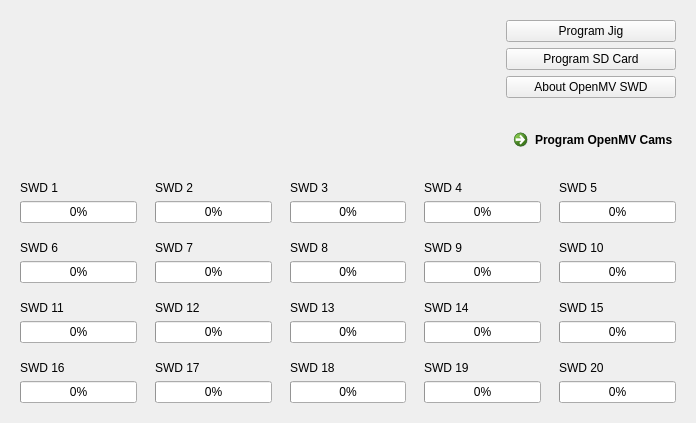
<?xml version="1.0" encoding="UTF-8"?>
<ui version="4.0">
 <class>OpenMVSWD</class>
 <widget class="QDialog" name="OpenMVSWD">
  <property name="geometry">
   <rect>
    <x>0</x>
    <y>0</y>
    <width>694</width>
    <height>414</height>
   </rect>
  </property>
  <property name="windowTitle">
   <string>OpenMV SWD</string>
  </property>
  <layout class="QVBoxLayout" name="verticalLayout">
   <property name="spacing">
    <number>0</number>
   </property>
   <item>
    <widget class="QWidget" name="top" native="true">
     <layout class="QHBoxLayout" name="horizontalLayout">
      <property name="spacing">
       <number>0</number>
      </property>
      <property name="leftMargin">
       <number>0</number>
      </property>
      <property name="topMargin">
       <number>0</number>
      </property>
      <property name="rightMargin">
       <number>0</number>
      </property>
      <property name="bottomMargin">
       <number>0</number>
      </property>
      <item>
       <widget class="QLabel" name="openmv">
        <property name="minimumSize">
         <size>
          <width>486</width>
          <height>144</height>
         </size>
        </property>
        <property name="maximumSize">
         <size>
          <width>486</width>
          <height>144</height>
         </size>
        </property>
        <property name="pixmap">
         <pixmap resource="openmvswd.qrc">:/openmv-media/logos/openmv-logo/logo.png</pixmap>
        </property>
        <property name="scaledContents">
         <bool>true</bool>
        </property>
       </widget>
      </item>
      <item>
       <widget class="QWidget" name="side" native="true">
        <layout class="QVBoxLayout" name="verticalLayout_2">
         <property name="leftMargin">
          <number>0</number>
         </property>
         <property name="topMargin">
          <number>0</number>
         </property>
         <property name="rightMargin">
          <number>0</number>
         </property>
         <property name="bottomMargin">
          <number>0</number>
         </property>
         <item>
          <widget class="QWidget" name="side_hi" native="true">
           <layout class="QVBoxLayout" name="layout">
            <item>
             <widget class="QPushButton" name="programJigButton">
              <property name="text">
               <string>Program Jig</string>
              </property>
             </widget>
            </item>
            <item>
             <widget class="QPushButton" name="programSDCardButton">
              <property name="text">
               <string>Program SD Card</string>
              </property>
             </widget>
            </item>
            <item>
             <widget class="QPushButton" name="aboutButton">
              <property name="text">
               <string>About OpenMV SWD</string>
              </property>
             </widget>
            </item>
           </layout>
          </widget>
         </item>
         <item>
          <widget class="QWidget" name="side_lo" native="true">
           <layout class="QHBoxLayout" name="horizontalLayout_2">
            <item>
             <widget class="QCommandLinkButton" name="programButton">
              <property name="sizePolicy">
               <sizepolicy hsizetype="Minimum" vsizetype="Fixed">
                <horstretch>0</horstretch>
                <verstretch>0</verstretch>
               </sizepolicy>
              </property>
              <property name="text">
               <string>Program OpenMV Cams</string>
              </property>
              <property name="default">
               <bool>true</bool>
              </property>
             </widget>
            </item>
           </layout>
          </widget>
         </item>
        </layout>
       </widget>
      </item>
     </layout>
    </widget>
   </item>
   <item>
    <widget class="QWidget" name="swd" native="true">
     <layout class="QGridLayout" name="swdGridLayout">
      <property name="leftMargin">
       <number>0</number>
      </property>
      <property name="topMargin">
       <number>0</number>
      </property>
      <property name="rightMargin">
       <number>0</number>
      </property>
      <property name="bottomMargin">
       <number>0</number>
      </property>
      <property name="spacing">
       <number>0</number>
      </property>
      <item row="0" column="0">
       <widget class="QWidget" name="swd_00" native="true">
        <layout class="QVBoxLayout" name="verticalLayout_00">
         <item>
          <widget class="QLabel" name="label_00">
           <property name="text">
            <string>SWD 1</string>
           </property>
          </widget>
         </item>
         <item>
          <widget class="QProgressBar" name="progressBar_00">
           <property name="value">
            <number>0</number>
           </property>
          </widget>
         </item>
        </layout>
       </widget>
      </item>
      <item row="0" column="1">
       <widget class="QWidget" name="swd_01" native="true">
        <layout class="QVBoxLayout" name="verticalLayout_01">
         <item>
          <widget class="QLabel" name="label_01">
           <property name="text">
            <string>SWD 2</string>
           </property>
          </widget>
         </item>
         <item>
          <widget class="QProgressBar" name="progressBar_01">
           <property name="value">
            <number>0</number>
           </property>
          </widget>
         </item>
        </layout>
       </widget>
      </item>
      <item row="2" column="0">
       <widget class="QWidget" name="swd_10" native="true">
        <layout class="QVBoxLayout" name="verticalLayout_10">
         <item>
          <widget class="QLabel" name="label_10">
           <property name="text">
            <string>SWD 11</string>
           </property>
          </widget>
         </item>
         <item>
          <widget class="QProgressBar" name="progressBar_10">
           <property name="value">
            <number>0</number>
           </property>
          </widget>
         </item>
        </layout>
       </widget>
      </item>
      <item row="0" column="2">
       <widget class="QWidget" name="swd_02" native="true">
        <layout class="QVBoxLayout" name="verticalLayout_02">
         <item>
          <widget class="QLabel" name="label_02">
           <property name="text">
            <string>SWD 3</string>
           </property>
          </widget>
         </item>
         <item>
          <widget class="QProgressBar" name="progressBar_02">
           <property name="value">
            <number>0</number>
           </property>
          </widget>
         </item>
        </layout>
       </widget>
      </item>
      <item row="3" column="0">
       <widget class="QWidget" name="swd_15" native="true">
        <layout class="QVBoxLayout" name="verticalLayout_15">
         <item>
          <widget class="QLabel" name="label_15">
           <property name="text">
            <string>SWD 16</string>
           </property>
          </widget>
         </item>
         <item>
          <widget class="QProgressBar" name="progressBar_15">
           <property name="value">
            <number>0</number>
           </property>
          </widget>
         </item>
        </layout>
       </widget>
      </item>
      <item row="1" column="0">
       <widget class="QWidget" name="swd_05" native="true">
        <layout class="QVBoxLayout" name="verticalLayout_05">
         <item>
          <widget class="QLabel" name="label_05">
           <property name="text">
            <string>SWD 6</string>
           </property>
          </widget>
         </item>
         <item>
          <widget class="QProgressBar" name="progressBar_05">
           <property name="value">
            <number>0</number>
           </property>
          </widget>
         </item>
        </layout>
       </widget>
      </item>
      <item row="0" column="3">
       <widget class="QWidget" name="swd_03" native="true">
        <layout class="QVBoxLayout" name="verticalLayout_03">
         <item>
          <widget class="QLabel" name="label_03">
           <property name="text">
            <string>SWD 4</string>
           </property>
          </widget>
         </item>
         <item>
          <widget class="QProgressBar" name="progressBar_03">
           <property name="value">
            <number>0</number>
           </property>
          </widget>
         </item>
        </layout>
       </widget>
      </item>
      <item row="0" column="4">
       <widget class="QWidget" name="swd_04" native="true">
        <layout class="QVBoxLayout" name="verticalLayout_04">
         <item>
          <widget class="QLabel" name="label_04">
           <property name="text">
            <string>SWD 5</string>
           </property>
          </widget>
         </item>
         <item>
          <widget class="QProgressBar" name="progressBar_04">
           <property name="value">
            <number>0</number>
           </property>
          </widget>
         </item>
        </layout>
       </widget>
      </item>
      <item row="1" column="1">
       <widget class="QWidget" name="swd_06" native="true">
        <layout class="QVBoxLayout" name="verticalLayout_06">
         <item>
          <widget class="QLabel" name="label_06">
           <property name="text">
            <string>SWD 7</string>
           </property>
          </widget>
         </item>
         <item>
          <widget class="QProgressBar" name="progressBar_06">
           <property name="value">
            <number>0</number>
           </property>
          </widget>
         </item>
        </layout>
       </widget>
      </item>
      <item row="2" column="1">
       <widget class="QWidget" name="swd_11" native="true">
        <layout class="QVBoxLayout" name="verticalLayout_11">
         <item>
          <widget class="QLabel" name="label_11">
           <property name="text">
            <string>SWD 12</string>
           </property>
          </widget>
         </item>
         <item>
          <widget class="QProgressBar" name="progressBar_11">
           <property name="value">
            <number>0</number>
           </property>
          </widget>
         </item>
        </layout>
       </widget>
      </item>
      <item row="3" column="1">
       <widget class="QWidget" name="swd_16" native="true">
        <layout class="QVBoxLayout" name="verticalLayout_16">
         <item>
          <widget class="QLabel" name="label_16">
           <property name="text">
            <string>SWD 17</string>
           </property>
          </widget>
         </item>
         <item>
          <widget class="QProgressBar" name="progressBar_16">
           <property name="value">
            <number>0</number>
           </property>
          </widget>
         </item>
        </layout>
       </widget>
      </item>
      <item row="1" column="2">
       <widget class="QWidget" name="swd_07" native="true">
        <layout class="QVBoxLayout" name="verticalLayout_07">
         <item>
          <widget class="QLabel" name="label_07">
           <property name="text">
            <string>SWD 8</string>
           </property>
          </widget>
         </item>
         <item>
          <widget class="QProgressBar" name="progressBar_07">
           <property name="value">
            <number>0</number>
           </property>
          </widget>
         </item>
        </layout>
       </widget>
      </item>
      <item row="2" column="2">
       <widget class="QWidget" name="swd_12" native="true">
        <layout class="QVBoxLayout" name="verticalLayout_12">
         <item>
          <widget class="QLabel" name="label_12">
           <property name="text">
            <string>SWD 13</string>
           </property>
          </widget>
         </item>
         <item>
          <widget class="QProgressBar" name="progressBar_12">
           <property name="value">
            <number>0</number>
           </property>
          </widget>
         </item>
        </layout>
       </widget>
      </item>
      <item row="3" column="2">
       <widget class="QWidget" name="swd_17" native="true">
        <layout class="QVBoxLayout" name="verticalLayout_17">
         <item>
          <widget class="QLabel" name="label_17">
           <property name="text">
            <string>SWD 18</string>
           </property>
          </widget>
         </item>
         <item>
          <widget class="QProgressBar" name="progressBar_17">
           <property name="value">
            <number>0</number>
           </property>
          </widget>
         </item>
        </layout>
       </widget>
      </item>
      <item row="1" column="3">
       <widget class="QWidget" name="swd_08" native="true">
        <layout class="QVBoxLayout" name="verticalLayout_08">
         <item>
          <widget class="QLabel" name="label_08">
           <property name="text">
            <string>SWD 9</string>
           </property>
          </widget>
         </item>
         <item>
          <widget class="QProgressBar" name="progressBar_08">
           <property name="value">
            <number>0</number>
           </property>
          </widget>
         </item>
        </layout>
       </widget>
      </item>
      <item row="2" column="3">
       <widget class="QWidget" name="swd_13" native="true">
        <layout class="QVBoxLayout" name="verticalLayout_13">
         <item>
          <widget class="QLabel" name="label_13">
           <property name="text">
            <string>SWD 14</string>
           </property>
          </widget>
         </item>
         <item>
          <widget class="QProgressBar" name="progressBar_13">
           <property name="value">
            <number>0</number>
           </property>
          </widget>
         </item>
        </layout>
       </widget>
      </item>
      <item row="3" column="3">
       <widget class="QWidget" name="swd_18" native="true">
        <layout class="QVBoxLayout" name="verticalLayout_18">
         <item>
          <widget class="QLabel" name="label_18">
           <property name="text">
            <string>SWD 19</string>
           </property>
          </widget>
         </item>
         <item>
          <widget class="QProgressBar" name="progressBar_18">
           <property name="value">
            <number>0</number>
           </property>
          </widget>
         </item>
        </layout>
       </widget>
      </item>
      <item row="1" column="4">
       <widget class="QWidget" name="swd_09" native="true">
        <layout class="QVBoxLayout" name="verticalLayout_09">
         <item>
          <widget class="QLabel" name="label_09">
           <property name="text">
            <string>SWD 10</string>
           </property>
          </widget>
         </item>
         <item>
          <widget class="QProgressBar" name="progressBar_09">
           <property name="value">
            <number>0</number>
           </property>
          </widget>
         </item>
        </layout>
       </widget>
      </item>
      <item row="2" column="4">
       <widget class="QWidget" name="swd_14" native="true">
        <layout class="QVBoxLayout" name="verticalLayout_14">
         <item>
          <widget class="QLabel" name="label_14">
           <property name="text">
            <string>SWD 15</string>
           </property>
          </widget>
         </item>
         <item>
          <widget class="QProgressBar" name="progressBar_14">
           <property name="value">
            <number>0</number>
           </property>
          </widget>
         </item>
        </layout>
       </widget>
      </item>
      <item row="3" column="4">
       <widget class="QWidget" name="swd_19" native="true">
        <layout class="QVBoxLayout" name="verticalLayout_19">
         <item>
          <widget class="QLabel" name="label_21">
           <property name="text">
            <string>SWD 20</string>
           </property>
          </widget>
         </item>
         <item>
          <widget class="QProgressBar" name="progressBar_21">
           <property name="value">
            <number>0</number>
           </property>
          </widget>
         </item>
        </layout>
       </widget>
      </item>
     </layout>
    </widget>
   </item>
  </layout>
 </widget>
 <resources>
  <include location="openmvswd.qrc"/>
 </resources>
 <connections/>
</ui>
